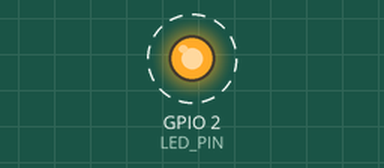
Recording of a sketch running on a simulated ESP32. On the bench: output pins drawn as LEDs (lit = HIGH). Dashed ring = blinking.

Above: at 0.2 s.
Timing chart, 0 to 3.0 s (numbered marks = the images above):
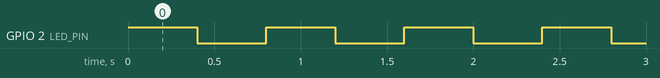

Measured:
- by itself, GPIO 2 (LED_PIN): alternates HIGH for 0.40 s and LOW for 0.40 s

The sketch:

blinkwESP32.ino
```cpp
#define LED_PIN 2   // GPIO2

void setup() {
  pinMode(LED_PIN, OUTPUT);
}

void loop() {
  digitalWrite(LED_PIN, HIGH);  // LED ON
  delay(400);                  // wait 1 second
  digitalWrite(LED_PIN, LOW);   // LED OFF
  delay(400);                  // wait 1 second
}
```
